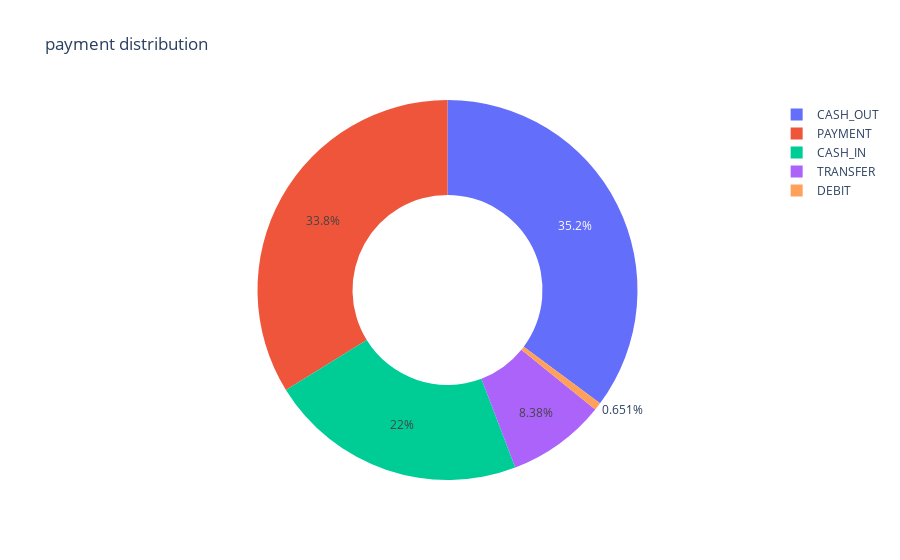

The notebook cell this image was saved under:
### Code cell
import plotly.express as px

typeofpay = df['type'].value_counts()

fig = px.pie(typeofpay, names =typeofpay.index,
             values =typeofpay.values,hole=0.5,
             title = "payment distribution")
fig.show()

### Figure 1 — Plotly figure (JSON) as saved in the notebook; plotly's stock layout.template omitted (floating-point values rounded to 4 significant figures)
{"data": [{"domain": {"x": [0, 1], "y": [0, 1]}, "hole": 0.5, "hovertemplate": "type=%{label}<br>value=%{value}<extra></extra>", "labels": ["CASH_OUT", "PAYMENT", "CASH_IN", "TRANSFER", "DEBIT"], "legendgroup": "", "name": "", "showlegend": true, "type": "pie", "values": [2237500, 2151495, 1399284, 532909, 41432]}], "layout": {"autosize": true, "legend": {"tracegroupgap": 0}, "title": {"text": "payment distribution"}}}
